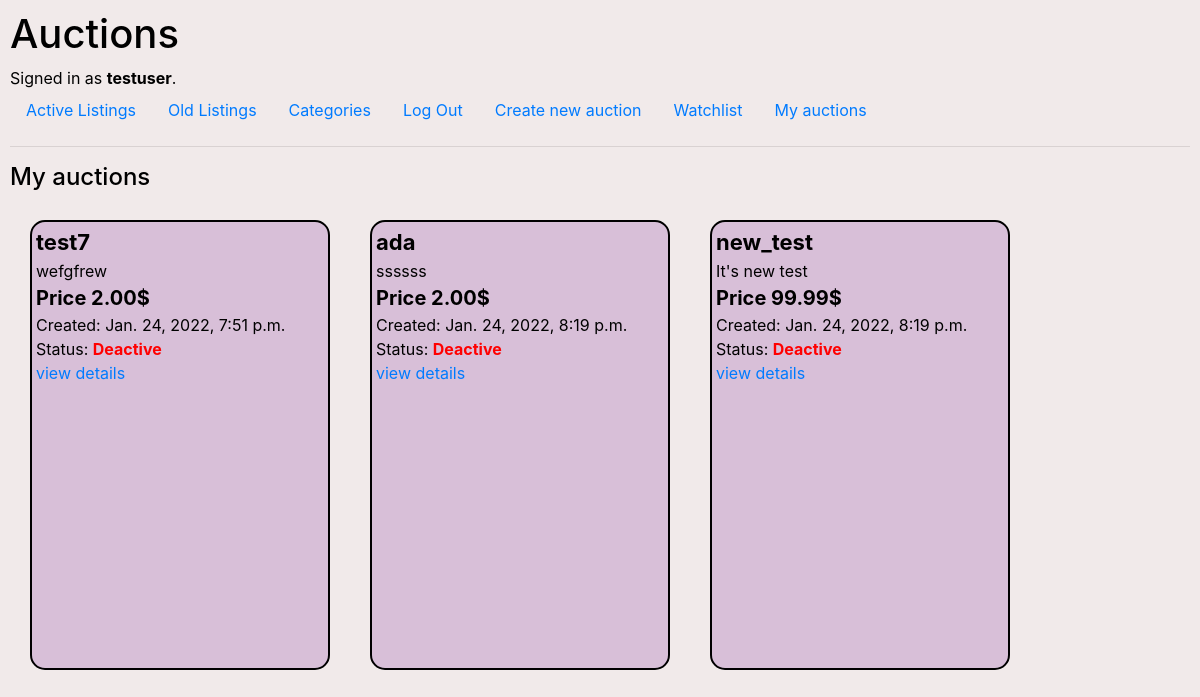
Before: /myauctions/2 (signed in) with the older database file.
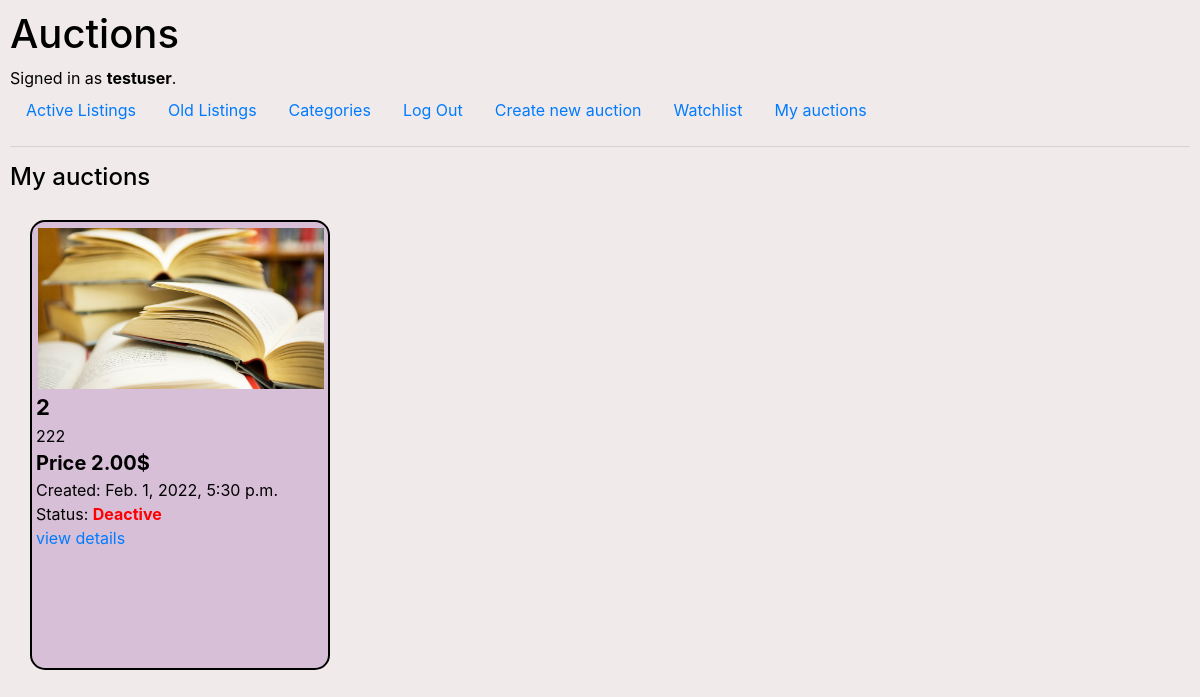
After: the same page with the newer database file.
### auctions/models.py (models this page shows, shortened)
class User(AbstractUser):
    id = models.AutoField(primary_key=True)
    pass

class Auction(models.Model):
    id = models.AutoField(primary_key=True)
    category_choices = (
        ("sports", "sports"),
        ("books", "books"),
        ("other", "other"),
        ("games", "games")
    )
    name = models.CharField(max_length=128)
    category = models.CharField(max_length=15, choices=category_choices, default="other")
    price = models.DecimalField(decimal_places=2, max_digits=10)
    about = models.TextField()
    created_date = models.DateTimeField(default=datetime.datetime.now)
    author = models.ForeignKey(User, on_delete=models.CASCADE)  #settings.AUTH_USER_MODEL
    status = models.BooleanField(default=True)
    title_image = models.CharField(max_length=200, blank=True)
    image = models.ImageField(upload_to='images/', blank=True)

### auctions/views.py (the view)
# urls.py: path("myauctions/<int:id>", views.myauctions, name="myauctions"),
@login_required
def myauctions(request, id):
    us = User.objects.get(id=id)
    auctions = Auction.objects.filter(author=us)
    if request.user.id == id:
        return render(request, "auctions/myauctions.html", {
            "auctions":auctions
        })
    else:
        return HttpResponseRedirect(reverse("error"))

### auctions/templates/auctions/myauctions.html
{% extends "auctions/layout.html" %}
{% block body %}
<h4>My auctions</h4>
    <div class="con_group">
        {% for auction in auctions %}
        <div class="container">
            <div style="text-align: center;">{% if auction.image %}
                <img src="{{ auction.image.url }}" style="max-height:250px; max-width:290px; padding:2px;" alt="{{ auction.title_image }}">
                {% else %}
                {{ auction.title_image }}
                {% endif %}
            </div>
            <div class="name">{{ auction.name }}</div>
            <div class="container_about">{{ auction.about }}</div>
            <div class="price">Price {{ auction.price }}$</div>
            <div>Created: {{ auction.created_date }}</div>
            <div>Status: {% if auction.status %}
                <a href="{% url 'index' %}" class="active"> Active</a>
                {% else %}
                <a href="{% url 'deactive' %}" class="deactive"> Deactive</a>
                {% endif %}
            </div>
            <a href="{% url 'auction' auction.id %}">view details</a>
        </div>
        {% empty %}
        Oops... You don't created any auction...
        {% endfor %}
    </div>
{% endblock %}

### auctions/templates/auctions/layout.html (shortened to what this page needs)
{% load static %}
<!DOCTYPE html>
<html lang="en">
    <head>
        <link rel="stylesheet" href="https://stackpath.bootstrapcdn.com/bootstrap/4.4.1/css/bootstrap.min.css">
        <link href="{% static 'auctions/mystyles2.css' %}" rel="stylesheet">
    </head>
    <body>
        <h1>Auctions</h1>
        <div>
            {% if user.is_authenticated %}
                Signed in as <strong>{{ user.username }}</strong>.
            {% else %}
                Not signed in.
            {% endif %}
        </div>
        <ul class="nav">
            <li class="nav-item">
                <a class="nav-link" href="{% url 'index' %}">Active Listings</a>
            </li>
            <li class="nav-item">
                <a class="nav-link" href="{% url 'deactive' %}">Old Listings</a>
            </li>
            <li class="nav-item">
                <a class="nav-link" href="{% url 'category' %}">Categories</a>
            </li>
            {% if user.is_authenticated %}
                <li class="nav-item">
                    <a class="nav-link" href="{% url 'logout' %}">Log Out</a>
                </li>
            {% endif %}
            {% if user.is_authenticated %}
            <li class="nav-item">
                <a class="nav-link" href="{% url 'addauction' %}">Create new auction</a>
            </li>
            <li class="nav-item">
                <a class="nav-link" href="{% url 'mywatchlist' user.id %}">Watchlist</a>
            </li>
            <li class="nav-item">
                <a class="nav-link" href="{% url 'myauctions' user.id %}">My auctions</a>
            </li>
            {% endif %}
        </ul>
        <hr>
        {% block body %}
        {% endblock %}
    </body>
</html>

### auctions/static/auctions/mystyles2.css (style rules this page uses)
body { padding: 10px; background-color: rgb(241, 234, 234); color: black; }
.container { height: 450px; width: 300px; border: 2px solid black; padding: 4px; border-radius: 15px; margin: 20px; background-color: thistle; }
.con_group { display: flex; flex-wrap: wrap; }
.container_about { overflow: hidden; display: -webkit-box; -webkit-line-clamp: 2; -webkit-box-orient: vertical; }
.price { font-size: 20px; font-weight: bold; }
.name { font-size: 22px; font-weight: bold; }
.deactive { color: red; font-weight: bold; }

Changed rows visible on the page:
removed Auction: name "test7", about "wefgfrew", price "2.00", created_date "Jan. 24, 2022, 7:51 p.m.", status "Deactive"
removed Auction: name "ada", about "ssssss", price "2.00", created_date "Jan. 24, 2022, 8:19 p.m.", status "Deactive"
removed Auction: name "new_test", about "It's new test", price "99.99", created_date "Jan. 24, 2022, 8:19 p.m.", status "Deactive"
added Auction: image (picture), name "2", about "222", price "2.00", created_date "Feb. 1, 2022, 5:30 p.m.", status "Deactive"
